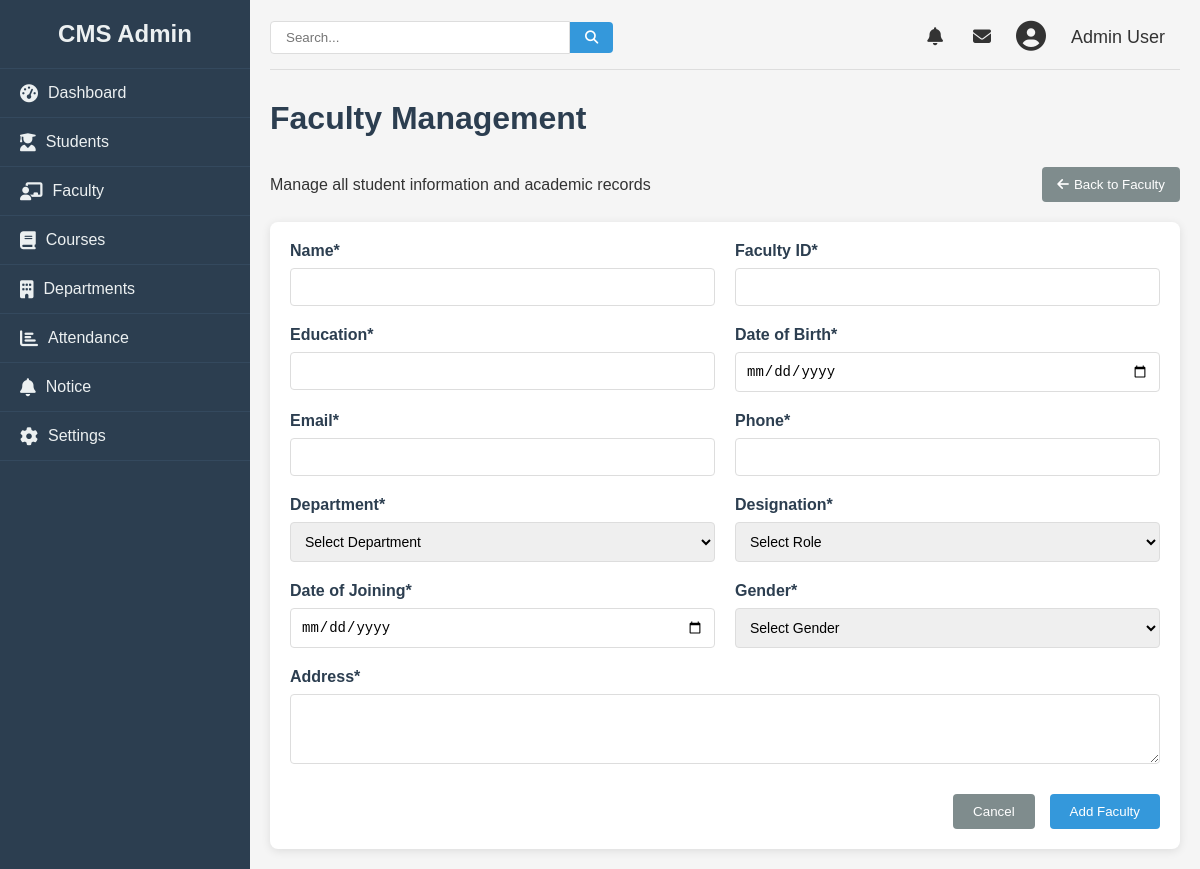
The page /admin/update/faculty/1 on the database as committed earlier.
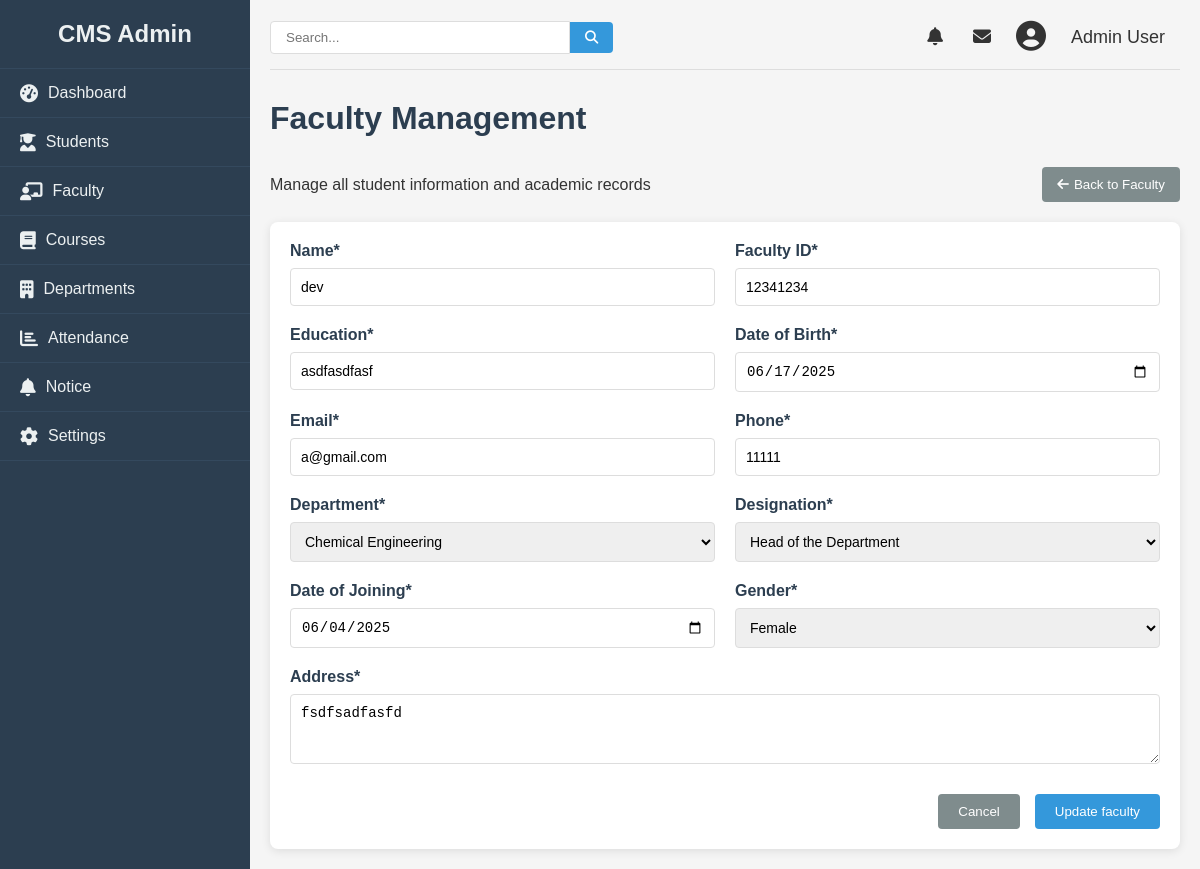
The same page on the database as committed later.
### college/model.py (models this page shows, shortened)
class Faculty(db.Model):
    id = db.Column(db.Integer, primary_key=True)
    name = db.Column(db.String(100), nullable=False)
    facultyid = db.Column(db.Integer, nullable=False)
    education = db.Column(db.String(100), nullable=False)
    email = db.Column(db.String(100), nullable=False)
    phone = db.Column(db.Integer, nullable=False)
    department = db.Column(db.Integer, nullable=False)
    role = db.Column(db.String, nullable=False)
    dob = db.Column(db.Date, nullable=False)
    doj = db.Column(db.Date, nullable=False)
    gender = db.Column(db.String, nullable=False)
    address = db.Column(db.String, nullable=False)

### college/admin/update.py (the view, shortened to what this page needs)
@app.route("/admin/update/faculty/<id>", methods = ["GET", "POST"])
def updatefaculty(id):
    faculty = Faculty.query.get(id)
    return render_template("addfaculty.html", data= faculty, departments= dep, designations = designs)

### college/admin/templates/addfaculty.html (shortened to what the changed rows need)
{% from "macro/cmsnav.html" import cmsnav%}
{%extends "admbase.html"%}
{%block head%}
<link rel="stylesheet" href="{{url_for('static', filename='css/styles.css')}}">
<link rel="stylesheet" href="https://cdnjs.cloudflare.com/ajax/libs/font-awesome/6.4.0/css/all.min.css">
{%endblock%}
{%block content%}
<div class="container" w-tid="21">
    {{cmsnav()}}
    <main class="main-content" w-tid="111">
        <div id="dashboard-page" class="content-section" w-tid="139">
            <div class="dashboard" w-tid="141">
                <h1 w-tid="357">Faculty Management</h1>
                <div class="student-form-container" w-tid="1519">
                    {%if data%}
                    <form id="add-student-form" method="POST" action="/admin/update/faculty/{{data.id}}" class="student-form"
                        w-tid="1521">
                        {%else%}
                        <form id="add-student-form" method="POST" action="/admin/addfaculty" class="student-form"
                        w-tid="1521">
                        {%endif%}
                        <div class="form-row" w-tid="1523">
                            <div class="form-group" w-tid="1525">
                                <label for="name" w-tid="1527">Name*</label>
                                <input type="text" id="new-firstName" name="name" required="" w-tid="1529" value="{{data.name}}">
                            </div>
                            <div class="form-group" w-tid="1525">
                                <label for="facultyid" w-tid="1527">Faculty ID*</label>
                                <input type="text" id="new-firstName" name="facultyid" required="" w-tid="1529"
                                value="{{data.facultyid}}">
                            </div>
                        </div>
                        <div class="form-row" w-tid="1523">
                            <div class="form-group" w-tid="1525">
                                <label for="education" w-tid="1527">Education*</label>
                                <input type="text" id="new-firstName" name="education" required="" w-tid="1529" value="{{data.education}}">
                            </div>
                            <div class="form-group" w-tid="1571">
                                <label for="new-dob" w-tid="1573">Date of Birth*</label>
                                <input type="date" id="new-dob" name="dob" required="" w-tid="1575" value="{{data.dob}}">
                            </div>
                        </div>
                        <div class="form-row" w-tid="1537">
                            <div class="form-group" w-tid="1539">
                                <label for="new-email" w-tid="1541">Email*</label>
                                <input type="email" id="new-email" name="email" required="" w-tid="1543"
                                value="{{data.email}}">
                            </div>
                            <div class="form-group" w-tid="1545">
                                <label for="new-phone" w-tid="1547">Phone*</label>
                                <input type="tel" id="new-phone" name="phone" required="" w-tid="1549" value="{{data.phone}}">
                            </div>
                        </div>
                        <div class="form-row" w-tid="1551">
                            <div class="form-group" w-tid="1553">
                                <label for="new-department" w-tid="1555">Department*</label>
                                <select id="new-department" name="department" required="" w-tid="1557">
                                    <option value="">Select Department</option>
                                    {%for dep in departments%}
                                    <option {%if dep==data.department%}selected{%endif%} value="{{dep}}">{{dep}}
                                    </option>
                                    {%endfor%}
                                </select>
                            </div>
                            <div class="form-group" w-tid="1561">
                                <label for="role" w-tid="1563">Designation*</label>
                                <select id="role" name="role" required="" w-tid="1565">
                                    <option value="">Select Role</option>
                                    {%for des in designations%}
                                    <option {%if des==data.role%}selected{%endif%} value="{{des}}">{{des}}
                                    </option>
                                    {%endfor%}
                                </select>
                            </div>
                        </div>
                        <div class="form-row" w-tid="1569">
                            <div class="form-group" w-tid="1571">
                                <label for="doj" w-tid="1573">Date of Joining*</label>
                                <input type="date" id="doj" name="doj" required="" w-tid="1575" value="{{data.doj}}">
                            </div>
                            <div class="form-group" w-tid="1577">
                                <label for="new-gender" w-tid="1579">Gender*</label>
                                <select id="new-gender" name="gender" required="" w-tid="1581">
                                    <option value="" w-tid="1583">Select Gender</option>
                                    {%set genders = ['Male', 'Female', 'Other']%}
                                    {%for gender in genders%}
                                    <option value="{{gender}}" {%if gender == data.gender%}selected{%endif%} w-tid="1585">{{gender}}</option>
                                    {%endfor%}
                                </select>
                            </div>
                        </div>
                        <div class="form-row" w-tid="1591">
                            <div class="form-group full-width" w-tid="1593">
                                <label for="new-address" w-tid="1595">Address*</label>
                                <textarea id="new-address" name="address" rows="3" required="" w-tid="1597">{{data.address}}</textarea>
                            </div>
                        </div>
                        <div class="form-actions" w-tid="1599">
                            <a href="/admin/faculty">
                            <button type="button" id="cancel-add-student" class="cancel-btn"
                                w-tid="1601">Cancel</button></a>
                            {%if data%}
                            <button type="submit" class="save-btn" w-tid="1603">Update faculty</button>
                            {%else%}
                            <button type="submit" class="save-btn" w-tid="1603">Add Faculty</button>
                            {%endif%}
                        </div>
                    </form>
                </div>
            </div>
        </div>
    </main>
</div>
{%endblock%}

Rows that differ between the two databases and show on the page:
added Faculty: name "dev", facultyid "12341234", education "asdfasdfasf", dob "06/17/2025", email "a@gmail.com", phone "11111", department "Chemical Engineering", role "Head of the Department", doj "06/04/2025", gender "Female", address "fsdfsadfasfd"
Other text that changed with them:
form field department: "Select Department" → (not shown)
form field role: "Select Role" → (not shown)
form field gender: "Select Gender" → (not shown)
text no longer shown: "Add Faculty"
text now shown: "Update faculty"
